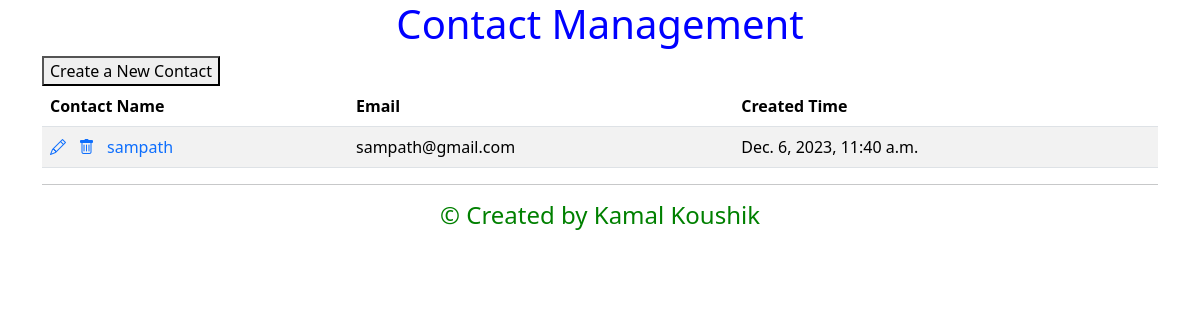
The app's page /, older data.
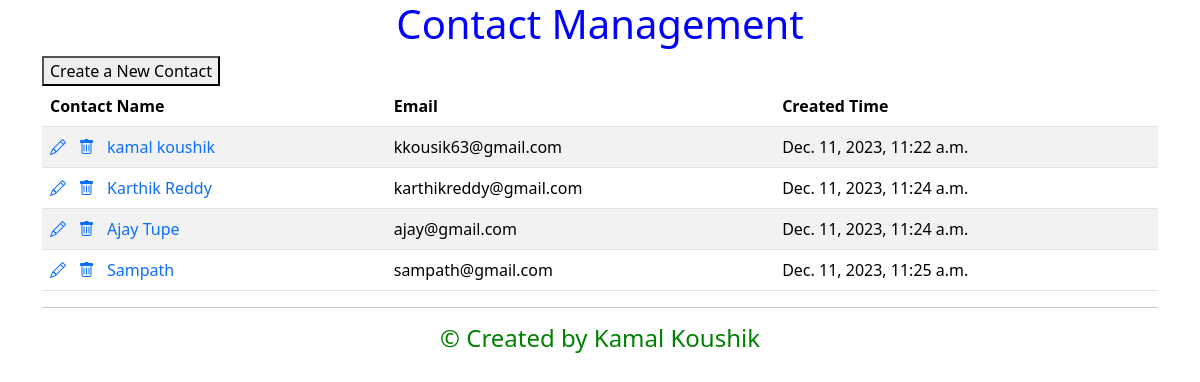
The same page, newer data.
### Contacts/models.py (models this page shows)
class Contact(models.Model):
    name = models.CharField(max_length=20, null=False,unique=True)
    email = models.EmailField(unique=True)
    notes = models.TextField(max_length=200, default="")
    created_time = models.DateTimeField(auto_now_add=True, editable=False)

### Contacts/views.py (the view)
# urls.py: path("", ContactListView.as_view(), name="contact_list"),
class ContactListView(ListView):
    model = Contact

### Contacts/templates/contacts/contact_list.html (shortened to what this page needs)
{% extends "base.html" %}
{% block content %}
<div class="centered-text blue-text">
    <h1>Contact Management</h1>
</div>
<form action="{% url 'contact_create' %}" method="get">
    <button type="submit">Create a New Contact</button>
</form>
<table class="table table-striped">
    <thead>
        <tr>
            <th>Contact Name</th>
            <th>Email</th>
            <th>Created Time</th>
        </tr>
    </thead>
    <tbody>
        {% for contact in contact_list %}
        <tr>
            <td>
                <a class="icon-link" href="{% url 'contact_update' contact.pk %}">
                    <i class="bi bi-pencil"></i>
                </a>
                <a class="icon-link" href="{% url 'contact_delete' contact.pk %}">
                    <i class="bi bi-trash"></i>
                </a>
                <a class="icon-link" href="{% url 'contact_detail' contact.pk %}">
                    {{ contact.name }}
                </a>
            </td>
            <td>
                {{ contact.email }}
            </td>
            <td>
                {{ contact.created_time }}
            </td>
        </tr>
        {% endfor %}
    </tbody>
</table>
<hr>
<div class="centered-text green-text">
    <h4>&copy; Created by Kamal Koushik</h4>
</div>
{% endblock content %}

### templates/base.html (shortened to what this page needs)
<!DOCTYPE html>
<html lang="en">
<head>
  <link href="https://cdn.jsdelivr.net/npm/bootstrap@5.3.2/dist/css/bootstrap.min.css"
    rel="stylesheet"
>
  <link rel="stylesheet"
    href="https://cdn.jsdelivr.net/npm/bootstrap-icons@1.3.0/font/bootstrap-icons.css">
</head>
<body>
  <div class="container">
    {% block content %}{% endblock content %}
  </div>
</body>
</html>

### templates/base.html (style rules this page uses)
h1 { text-align: center; }
.centered-text { text-align: center; }

### Contacts/templates/contacts/contact_list.html (style rules this page uses)
.centered-text { text-align: center; }
.icon-link { text-decoration: none; }
.blue-text { color: blue; }
.green-text { color: green; }

Row changes from the older to the newer data that the page shows:
removed Contact: name "sampath", email "sampath@gmail.com", created_time "Dec. 6, 2023, 11:40 a.m."
added Contact: name "kamal koushik", email "kkousik63@gmail.com", created_time "Dec. 11, 2023, 11:22 a.m."
added Contact: name "Karthik Reddy", email "karthikreddy@gmail.com", created_time "Dec. 11, 2023, 11:24 a.m."
added Contact: name "Ajay Tupe", email "ajay@gmail.com", created_time "Dec. 11, 2023, 11:24 a.m."
added Contact: name "Sampath", email "sampath@gmail.com", created_time "Dec. 11, 2023, 11:25 a.m."
